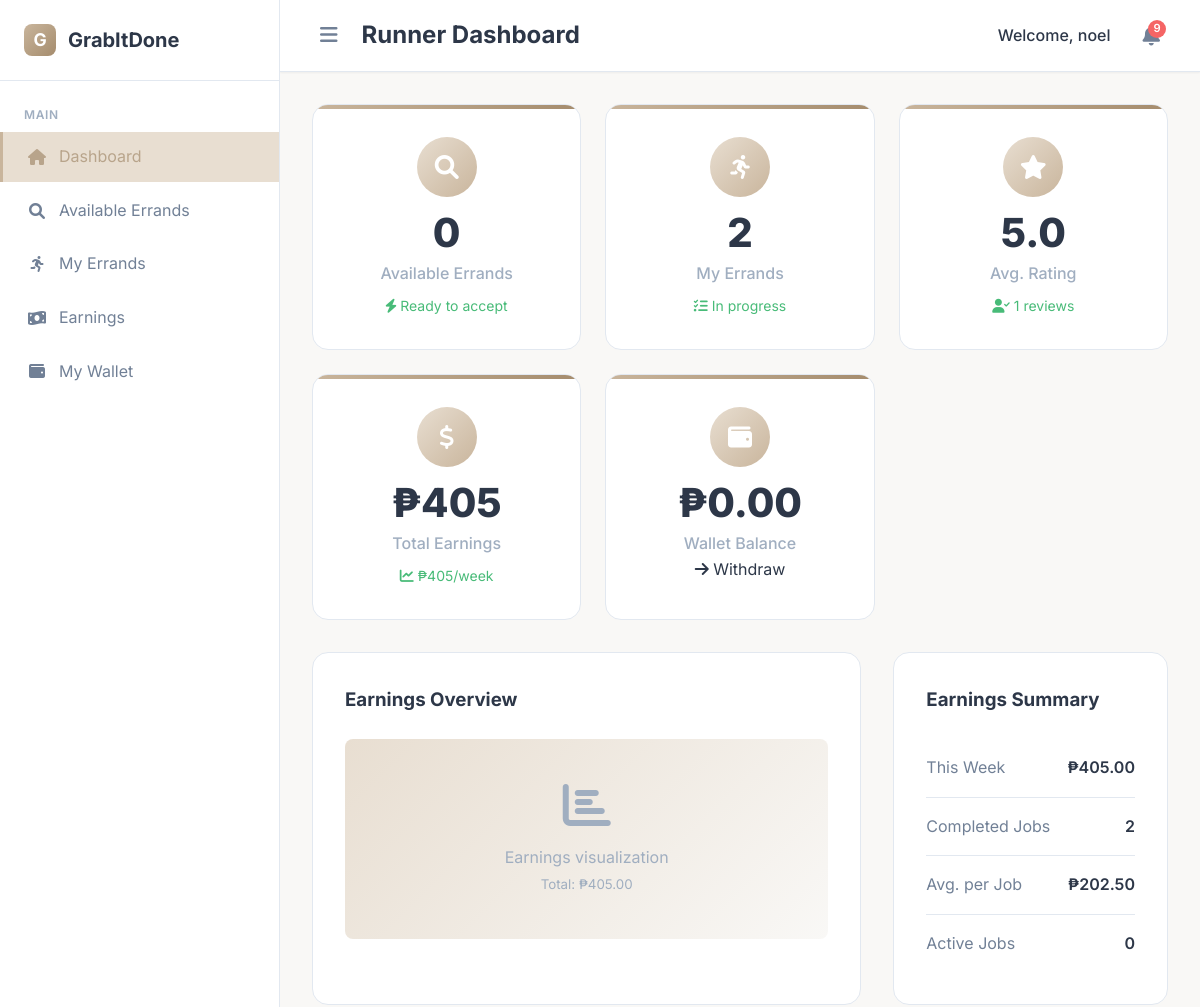
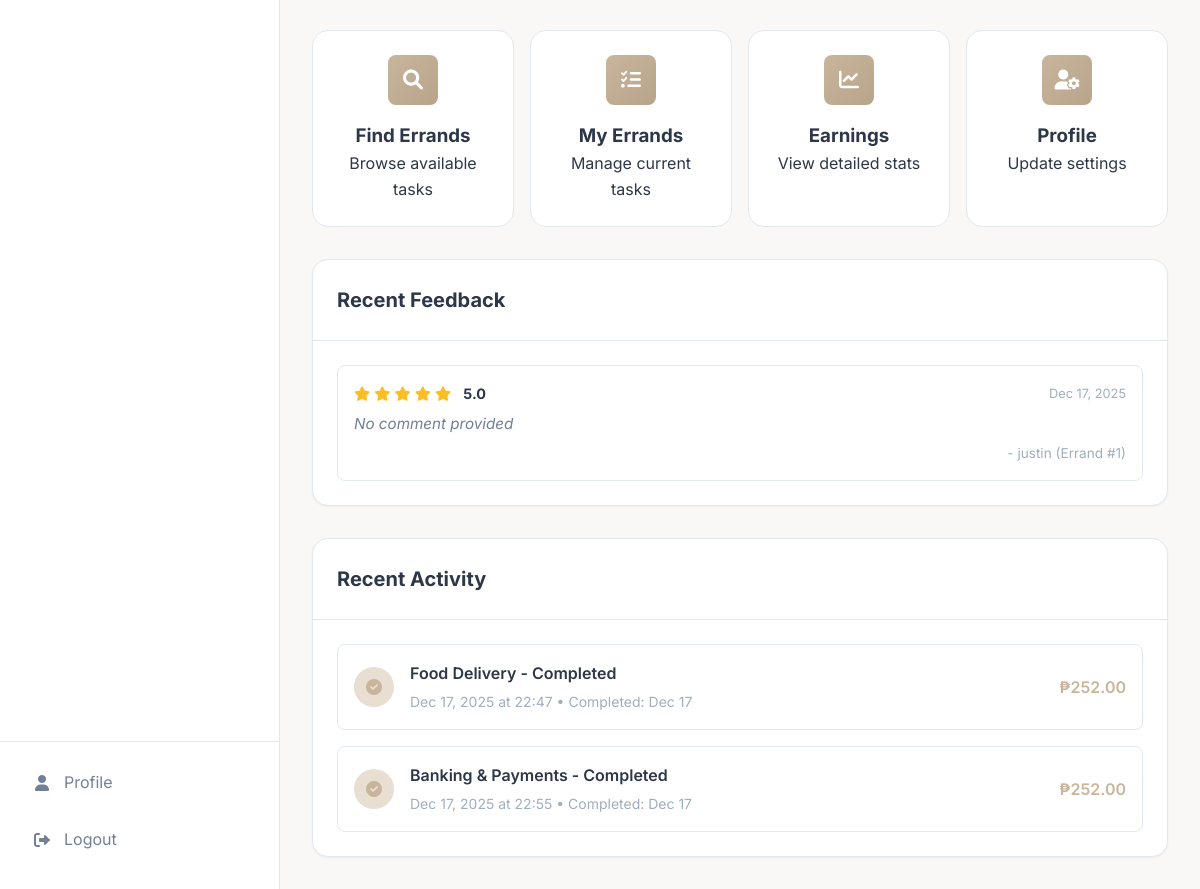
Page /dashboard (signed in) on the committed database (2 pictures, top to bottom).
### app/models.py (models this page shows, shortened)
class User(db.Model):
    id = db.Column(db.Integer, primary_key=True)
    username = db.Column(db.String(80), unique=True, nullable=False)
    email = db.Column(db.String(120), unique=True, nullable=False)
    password_hash = db.Column(db.String(200), nullable=False)
    role = db.Column(db.String(20), nullable=False)  # client, runner, admin
    first_name = db.Column(db.String(50))
    last_name = db.Column(db.String(50))
    phone = db.Column(db.String(20))
    barangay = db.Column(db.String(100))
    address = db.Column(db.Text)
    bio = db.Column(db.Text)
    vehicle_type = db.Column(db.String(50))
    available_hours = db.Column(db.String(100))
    verified = db.Column(db.Boolean, default=False)
    verification_requested = db.Column(db.Boolean, default=False)
    verification_status = db.Column(db.String(20), default='not_requested')
    last_verification_date = db.Column(db.DateTime)
    rejection_reason = db.Column(db.Text, nullable=True)
    is_active = db.Column(db.Boolean, default=True)
    created_at = db.Column(db.DateTime, default=datetime.utcnow)
    wallet_balance = db.Column(db.Float, default=0.0)
    total_earnings = db.Column(db.Float, default=0.0)
    total_spent = db.Column(db.Float, default=0.0)
    average_rating = db.Column(db.Float, default=0.0)
    rating_count = db.Column(db.Integer, default=0)
    received_ratings = db.relationship('Rating', foreign_keys='Rating.runner_id', backref='rated_runner', lazy=True)
    given_ratings = db.relationship('Rating', foreign_keys='Rating.client_id', backref='rating_author', lazy=True)
    created_errands = db.relationship('Errand', foreign_keys='Errand.client_id', backref='user_client', lazy=True)
    accepted_errands = db.relationship('Errand', foreign_keys='Errand.runner_id', backref='user_runner', lazy=True)
    client_payments = db.relationship('Payment', foreign_keys='Payment.client_id', backref='payment_client_user', lazy=True)
    runner_payments = db.relationship('Payment', foreign_keys='Payment.runner_id', backref='payment_runner_user', lazy=True)
    wallet_transactions = db.relationship('WalletTransaction', backref='transaction_user', lazy=True)
    user_payment_methods = db.relationship('PaymentMethod', backref='method_owner', lazy=True)
    user_wallet = db.relationship('Wallet', backref='wallet_owner_user', uselist=False)

class Rating(db.Model):
    id = db.Column(db.Integer, primary_key=True)
    errand_id = db.Column(db.Integer, db.ForeignKey('errand.id'), nullable=False)
    client_id = db.Column(db.Integer, db.ForeignKey('user.id'), nullable=False)
    runner_id = db.Column(db.Integer, db.ForeignKey('user.id'), nullable=False)
    score = db.Column(db.Integer, nullable=False)  # 1 to 5 stars
    comment = db.Column(db.Text)
    created_at = db.Column(db.DateTime, default=datetime.utcnow)
    errand = db.relationship('Errand', backref=db.backref('rating', uselist=False))

class Errand(db.Model):
    id = db.Column(db.Integer, primary_key=True)
    category = db.Column(db.String(100), nullable=False)
    description = db.Column(db.Text, nullable=False)
    pickup_address = db.Column(db.String(200), nullable=False)
    dropoff_address = db.Column(db.String(200), nullable=False)
    barangay = db.Column(db.String(100), nullable=False)
    preferred_time = db.Column(db.DateTime)
    proposed_fee = db.Column(db.Float, nullable=False)
    final_fee = db.Column(db.Float)
    status = db.Column(db.String(20), default='Pending')
    client_id = db.Column(db.Integer, db.ForeignKey('user.id'), nullable=False)
    runner_id = db.Column(db.Integer, db.ForeignKey('user.id'))
    payment_id = db.Column(db.Integer, db.ForeignKey('payment.id'))
    created_at = db.Column(db.DateTime, default=datetime.utcnow)
    updated_at = db.Column(db.DateTime, default=datetime.utcnow, onupdate=datetime.utcnow)
    accepted_at = db.Column(db.DateTime)
    completed_at = db.Column(db.DateTime)
    payment = db.relationship('Payment', backref='errand_payment', foreign_keys=[payment_id])

### app/routes.py (the view)
@bp.route('/dashboard')
@login_required()
def dashboard():
    user = User.query.get(session['user_id'])
    if not user.is_active:
        return redirect(url_for('main.account_suspended'))
    if user.role == 'client':
        return client_dashboard(user)
    elif user.role == 'runner':
        return runner_dashboard(user)
    elif user.role == 'admin':
        return admin_dashboard(user)

### app/templates/runner/dashboard_runner.html (shortened to what this page needs)
{% extends 'base.html' %}
{% block header_title %}Runner Dashboard{% endblock %}
{% block content %}
<div class="dashboard-content">
    <div class="stats-grid">
        <div class="stat-card">
            <div class="stat-icon">
                <i class="fas fa-search"></i>
            </div>
            <div class="stat-value">{{ available_errands|length }}</div>
            <div class="stat-label">Available Errands</div>
            <div class="stat-change positive">
                <i class="fas fa-bolt"></i>
                Ready to accept
            </div>
        </div>
        <div class="stat-card">
            <div class="stat-icon">
                <i class="fas fa-running"></i>
            </div>
            <div class="stat-value">{{ accepted_errands|length }}</div>
            <div class="stat-label">My Errands</div>
            <div class="stat-change positive">
                <i class="fas fa-tasks"></i>
                In progress
            </div>
        </div>
        <div class="stat-card">
            <div class="stat-icon">
                <i class="fas fa-star"></i>
            </div>
            <div class="stat-value">{{ "%.1f"|format(user.average_rating) }}</div>
            <div class="stat-label">Avg. Rating</div>
            <div class="stat-change positive">
                <i class="fas fa-user-check"></i>
                {{ user.rating_count }} reviews
            </div>
        </div>
        <div class="stat-card">
            <div class="stat-icon">
                <i class="fas fa-dollar-sign"></i>
            </div>
            <div class="stat-value">₱{{ "%.0f"|format(total_earnings) }}</div>
            <div class="stat-label">Total Earnings</div>
            <div class="stat-change positive">
                <i class="fas fa-chart-line"></i>
                ₱{{ "%.0f"|format(weekly_earnings) }}/week
            </div>
        </div>
        <div class="stat-card">
            <div class="stat-icon">
                <i class="fas fa-wallet"></i>
            </div>
            <div class="stat-value">₱{{ "%.2f"|format(user.wallet_balance) }}</div>
            <div class="stat-label">Wallet Balance</div>
            <div class="stat-trend">
                <a href="{{ url_for('main.wallet') }}" style="color: inherit; text-decoration: none;">
                    <i class="fas fa-arrow-right"></i>
                    <span>Withdraw</span>
                </a>
            </div>
        </div>
    </div>
    <div class="earnings-breakdown">
        <div class="earnings-chart">
            <h3 style="margin-bottom: 1.5rem;">Earnings Overview</h3>
            <div class="chart-placeholder">
                <div style="text-align: center;">
                    <i class="fas fa-chart-bar" style="font-size: 3rem; margin-bottom: 1rem;"></i>
                    <p>Earnings visualization</p>
                    <small>Total: ₱{{ "%.2f"|format(total_earnings) }}</small>
                </div>
            </div>
        </div>
        <div class="earnings-summary">
            <h3 style="margin-bottom: 1.5rem;">Earnings Summary</h3>
            <div class="summary-item">
                <span class="summary-label">This Week</span>
                <span class="summary-value">₱{{ "%.2f"|format(weekly_earnings) }}</span>
            </div>
            <div class="summary-item">
                <span class="summary-label">Completed Jobs</span>
                <span class="summary-value">{{ completed_count }}</span>
            </div>
            <div class="summary-item">
                <span class="summary-label">Avg. per Job</span>
                <span class="summary-value">₱{{ "%.2f"|format(total_earnings / completed_count if completed_count > 0 else 0) }}</span>
            </div>
            <div class="summary-item">
                <span class="summary-label">Active Jobs</span>
                <span class="summary-value">{{ accepted_errands|length - completed_count }}</span>
            </div>
        </div>
    </div>
    <div class="quick-actions-grid">
        <a href="{{ url_for('main.available_errands_runner') }}" class="quick-action-card">
            <div class="quick-action-icon">
                <i class="fas fa-search"></i>
            </div>
            <h3>Find Errands</h3>
            <p>Browse available tasks</p>
        </a>
        <a href="{{ url_for('main.my_errands_runner') }}" class="quick-action-card">
            <div class="quick-action-icon">
                <i class="fas fa-tasks"></i>
            </div>
            <h3>My Errands</h3>
            <p>Manage current tasks</p>
        </a>
        <a href="{{ url_for('main.earnings_runner') }}" class="quick-action-card">
            <div class="quick-action-icon">
                <i class="fas fa-chart-line"></i>
            </div>
            <h3>Earnings</h3>
            <p>View detailed stats</p>
        </a>
        <a href="{{ url_for('main.profile') }}" class="quick-action-card">
            <div class="quick-action-icon">
                <i class="fas fa-user-cog"></i>
            </div>
            <h3>Profile</h3>
            <p>Update settings</p>
        </a>
    </div>
    <div class="card" style="margin-bottom: 2rem;">
        <div class="card-header">
            <h2 class="card-title">Recent Feedback</h2>
        </div>
        <div class="card-body">
            {% if user.received_ratings %}
                <div class="review-list">
                    {% for rating in user.received_ratings|sort(attribute='created_at', reverse=True)|batch(5)|first %}
                    <div class="review-item">
                        <div class="review-header">
                            <div class="review-stars">
                                {% for i in range(1, 6) %}
                                    <i class="{{ 'fas' if i <= rating.score else 'far' }} fa-star"></i>
                                {% endfor %}
                                <span style="margin-left: 0.5rem; color: var(--text-primary); font-weight: bold;">{{ rating.score }}.0</span>
                            </div>
                            <span class="review-date">{{ rating.created_at.strftime('%b %d, %Y') }}</span>
                        </div>
                        <div class="review-comment">
                            {% if rating.comment %}
                                "{{ rating.comment }}"
                            {% else %}
                                <em class="text-muted">No comment provided</em>
                            {% endif %}
                        </div>
                        <div class="review-author">
                            - {{ rating.rating_author.username }} (Errand #{{ rating.errand_id }})
                        </div>
                    </div>
                    {% endfor %}
                </div>
            {% endif %}
        </div>
    </div>
    <div class="card">
        <div class="card-header">
            <h2 class="card-title">Recent Activity</h2>
        </div>
        <div class="card-body">
            {% if accepted_errands %}
                <div class="activity-list">
                    {% for errand in accepted_errands[:5] %}
                    <div class="activity-item">
                        <div class="activity-icon">
                            <i class="fas fa-{{ 'check-circle' if errand.status == 'Completed' else 'running' }}"></i>
                        </div>
                        <div class="activity-content">
                            <div class="activity-title">
                                {{ errand.category }} - {{ errand.status }}
                            </div>
                            <div class="activity-time">
                                {{ errand.created_at.strftime('%b %d, %Y at %H:%M') }}
                                {% if errand.status == 'Completed' and errand.completed_at %}
                                • Completed: {{ errand.completed_at.strftime('%b %d') }}
                                {% endif %}
                            </div>
                        </div>
                        <div class="activity-amount">
                            ₱{{ "%.2f"|format(errand.final_fee or errand.proposed_fee) }}
                        </div>
                    </div>
                    {% endfor %}
                </div>
            {% endif %}
        </div>
    </div>
</div>
{% endblock %}

### rows in the picture
User: average_rating "5.0", rating_count "1", wallet_balance "0.00"
Rating: score "5", created_at "Dec 17, 2025", comment "No comment provided", rating_author.username "justin", errand_id "1"
Errand: category "Food Delivery", status "Completed", created_at "Dec 17, 2025 at 22:47", completed_at "Dec 17", final_fee "252.00"
Errand: category "Banking & Payments", status "Completed", created_at "Dec 17, 2025 at 22:55", completed_at "Dec 17", final_fee "252.00"

### other values in the picture
{{ session.get('username') }} "noel"
{{ unread_notification_count }} "9"
{{ available_errands|length }} "0"
{{ accepted_errands|length }} "2"
{{ "%.0f"|format(total_earnings) }} "405"
{{ "%.0f"|format(weekly_earnings) }} "405"
{{ "%.2f"|format(total_earnings) }} "405.00"
{{ "%.2f"|format(weekly_earnings) }} "405.00"
{{ completed_count }} "2"
{{ accepted_errands|length - completed_count }} "0"
